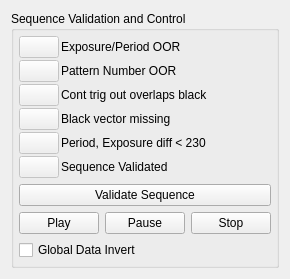
                <widget class="QWidget" name="tab">
                 <attribute name="title">
                  <string>Pattern Sequence Start/Stop/Pause</string>
                 </attribute>
                 <layout class="QFormLayout" name="formLayout_14">
                  <item row="0" column="0">
                   <widget class="QGroupBox" name="groupBox_PatSeqCtrl">
                    <property name="sizePolicy">
                     <sizepolicy hsizetype="Minimum" vsizetype="Minimum">
                      <horstretch>0</horstretch>
                      <verstretch>0</verstretch>
                     </sizepolicy>
                    </property>
                    <property name="title">
                     <string>Sequence Validation and Control</string>
                    </property>
                    <layout class="QGridLayout" name="gridLayout_26">
                     <property name="leftMargin">
                      <number>5</number>
                     </property>
                     <property name="topMargin">
                      <number>5</number>
                     </property>
                     <property name="rightMargin">
                      <number>5</number>
                     </property>
                     <property name="bottomMargin">
                      <number>5</number>
                     </property>
                     <item row="0" column="0">
                      <layout class="QFormLayout" name="formLayout_5">
                       <property name="fieldGrowthPolicy">
                        <enum>QFormLayout::AllNonFixedFieldsGrow</enum>
                       </property>
                       <property name="horizontalSpacing">
                        <number>2</number>
                       </property>
                       <property name="verticalSpacing">
                        <number>2</number>
                       </property>
                       <item row="0" column="0">
                        <widget class="QPushButton" name="pushButton_PatSeqValIndExpOOR">
                         <property name="enabled">
                          <bool>false</bool>
                         </property>
                         <property name="acceptDrops">
                          <bool>false</bool>
                         </property>
                         <property name="text">
                          <string/>
                         </property>
                         <property name="icon">
                          <iconset resource="Lcr2.qrc">
                           <normaloff>:/new/prefix1/Icons/Led_R.png</normaloff>:/new/prefix1/Icons/Led_R.png</iconset>
                         </property>
                        </widget>
                       </item>
                       <item row="0" column="1">
                        <widget class="QLabel" name="label_PatSeqValIndExpOOR">
                         <property name="text">
                          <string>Exposure/Period OOR</string>
                         </property>
                        </widget>
                       </item>
                       <item row="1" column="0">
                        <widget class="QPushButton" name="pushButton_PatSeqValIndPatNumOOR">
                         <property name="enabled">
                          <bool>false</bool>
                         </property>
                         <property name="acceptDrops">
                          <bool>false</bool>
                         </property>
                         <property name="text">
                          <string/>
                         </property>
                         <property name="icon">
                          <iconset resource="Lcr2.qrc">
                           <normaloff>:/new/prefix1/Icons/Led_R.png</normaloff>:/new/prefix1/Icons/Led_R.png</iconset>
                         </property>
                        </widget>
                       </item>
                       <item row="1" column="1">
                        <widget class="QLabel" name="label_PatSeqValIndPatNumOOR">
                         <property name="text">
                          <string>Pattern Number OOR</string>
                         </property>
                        </widget>
                       </item>
                       <item row="2" column="0">
                        <widget class="QPushButton" name="pushButton_PatSeqValIndTrigOutOverlap">
                         <property name="enabled">
                          <bool>false</bool>
                         </property>
                         <property name="acceptDrops">
                          <bool>false</bool>
                         </property>
                         <property name="text">
                          <string/>
                         </property>
                         <property name="icon">
                          <iconset>
                           <normaloff>../../../temp_files/LightCrafter4500_GUI_2.0_Source/GUI/Icons/Led_Y.png</normaloff>../../../temp_files/LightCrafter4500_GUI_2.0_Source/GUI/Icons/Led_Y.png</iconset>
                         </property>
                        </widget>
                       </item>
                       <item row="2" column="1">
                        <widget class="QLabel" name="label_PatSeqValIndTrigOutOverlap">
                         <property name="text">
                          <string>Cont trig out overlaps black</string>
                         </property>
                        </widget>
                       </item>
                       <item row="3" column="0">
                        <widget class="QPushButton" name="pushButton_PatSeqValIndBlkVecMiss">
                         <property name="enabled">
                          <bool>false</bool>
                         </property>
                         <property name="acceptDrops">
                          <bool>false</bool>
                         </property>
                         <property name="text">
                          <string/>
                         </property>
                         <property name="icon">
                          <iconset resource="Lcr2.qrc">
                           <normaloff>:/new/prefix1/Icons/Led_Y.png</normaloff>:/new/prefix1/Icons/Led_Y.png</iconset>
                         </property>
                        </widget>
                       </item>
                       <item row="3" column="1">
                        <widget class="QLabel" name="label_PatSeqValIndBlkVecMiss">
                         <property name="text">
                          <string>Black vector missing</string>
                         </property>
                        </widget>
                       </item>
                       <item row="4" column="0">
                        <widget class="QPushButton" name="pushButton_PatSeqValPatPeriodShort">
                         <property name="enabled">
                          <bool>false</bool>
                         </property>
                         <property name="acceptDrops">
                          <bool>false</bool>
                         </property>
                         <property name="text">
                          <string/>
                         </property>
                         <property name="icon">
                          <iconset resource="Lcr2.qrc">
                           <normaloff>:/new/prefix1/Icons/Led_Y.png</normaloff>:/new/prefix1/Icons/Led_Y.png</iconset>
                         </property>
                        </widget>
                       </item>
                       <item row="4" column="1">
                        <widget class="QLabel" name="label_PatSeqValPatPeriodShort">
                         <property name="text">
                          <string>Period, Exposure diff &lt; 230</string>
                         </property>
                        </widget>
                       </item>
                       <item row="5" column="1">
                        <widget class="QLabel" name="label_PatSeqValStatus">
                         <property name="text">
                          <string>Sequence Validated</string>
                         </property>
                        </widget>
                       </item>
                       <item row="5" column="0">
                        <widget class="QPushButton" name="pushButton_PatSeqValStatus">
                         <property name="enabled">
                          <bool>false</bool>
                         </property>
                         <property name="acceptDrops">
                          <bool>false</bool>
                         </property>
                         <property name="text">
                          <string/>
                         </property>
                         <property name="icon">
                          <iconset resource="Lcr2.qrc">
                           <normaloff>:/new/prefix1/Icons/Led_G.png</normaloff>
                           <disabledoff>:/new/prefix1/Icons/Led_R.png</disabledoff>
                           <disabledon>:/new/prefix1/Icons/Led_R.png</disabledon>:/new/prefix1/Icons/Led_G.png</iconset>
                         </property>
                        </widget>
                       </item>
                      </layout>
                     </item>
                     <item row="1" column="0">
                      <widget class="QPushButton" name="pushButton_ValidatePatSeq">
                       <property name="text">
                        <string>Validate Sequence</string>
                       </property>
                      </widget>
                     </item>
                     <item row="2" column="0">
                      <layout class="QHBoxLayout" name="horizontalLayout_38">
                       <item>
                        <widget class="QPushButton" name="pushButton_PatSeqCtrlStart">
                         <property name="text">
                          <string>Play</string>
                         </property>
                        </widget>
                       </item>
                       <item>
                        <widget class="QPushButton" name="pushButton_PatSeqCtrlPause">
                         <property name="text">
                          <string>Pause</string>
                         </property>
                        </widget>
                       </item>
                       <item>
                        <widget class="QPushButton" name="pushButton_PatSeqCtrlStop">
                         <property name="text">
                          <string>Stop</string>
                         </property>
                        </widget>
                       </item>
                      </layout>
                     </item>
                     <item row="3" column="0">
                      <layout class="QHBoxLayout" name="horizontalLayout_35">
                       <item>
                        <widget class="QCheckBox" name="checkBox_PatSeqCtrlGlobalDataInvert">
                         <property name="toolTip">
                          <string>&lt;html&gt;&lt;head/&gt;&lt;body&gt;&lt;p&gt;If set, will invert data for all patterns - i.e., data value 0 will turn ON the mirror and value 1 will turn off the mirror.&lt;/p&gt;&lt;/body&gt;&lt;/html&gt;</string>
                         </property>
                         <property name="text">
                          <string>Global Data Invert</string>
                         </property>
                        </widget>
                       </item>
                       <item>
                        <spacer name="horizontalSpacer_32">
                         <property name="orientation">
                          <enum>Qt::Horizontal</enum>
                         </property>
                         <property name="sizeHint" stdset="0">
                          <size>
                           <width>40</width>
                           <height>20</height>
                          </size>
                         </property>
                        </spacer>
                       </item>
                      </layout>
                     </item>
                    </layout>
                   </widget>
                  </item>
                 </layout>
                </widget>
